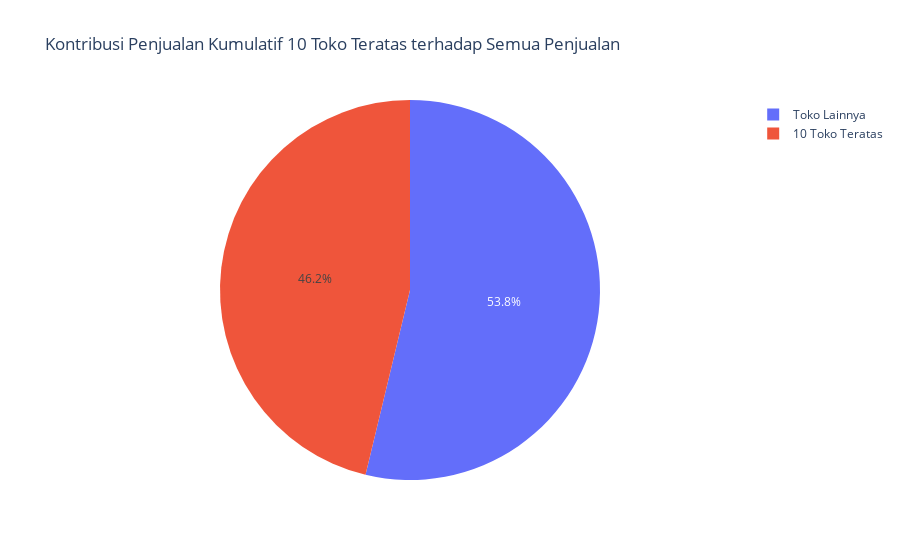

Notebook code cell kept with this figure:
### Markdown cell above
### Kontribusi Top 10 Store Terhadap Penjualan

### Code cell
# Menghitung total penjualan kumulatif per toko
total_sales = kumulatif['SalesCumulativeSum'].sum()
top_10_stores = kumulatif.groupby('StoreID')['SalesCumulativeSum'].sum().nlargest(10)

# Menghitung kontribusi persentase
top_10_contribution = top_10_stores.sum() / total_sales * 100
other_contribution = 100 - top_10_contribution

# Membuat DataFrame untuk visualisasi
contribution_data = pd.DataFrame({
    'Kategori': ['10 Toko Teratas', 'Toko Lainnya'],
    'Persentase': [top_10_contribution, other_contribution]
})

# Membuat diagram pie
fig = px.pie(
    contribution_data,
    names='Kategori',
    values='Persentase',
    title='Kontribusi Penjualan Kumulatif 10 Toko Teratas terhadap Semua Penjualan',
    labels={'Persentase': 'Persentase Penjualan'}
)

# Menampilkan grafik
fig.show()

### Figure 1 — Plotly figure (JSON) as saved in the notebook; plotly's stock layout.template omitted (floating-point values rounded to 4 significant figures)
{"data": [{"domain": {"x": [0, 1], "y": [0, 1]}, "hovertemplate": "Kategori=%{label}<br>Persentase Penjualan=%{value}<extra></extra>", "labels": ["10 Toko Teratas", "Toko Lainnya"], "legendgroup": "", "name": "", "showlegend": true, "type": "pie", "values": [46.24, 53.76]}], "layout": {"autosize": true, "legend": {"tracegroupgap": 0}, "title": {"text": "Kontribusi Penjualan Kumulatif 10 Toko Teratas terhadap Semua Penjualan"}}}
